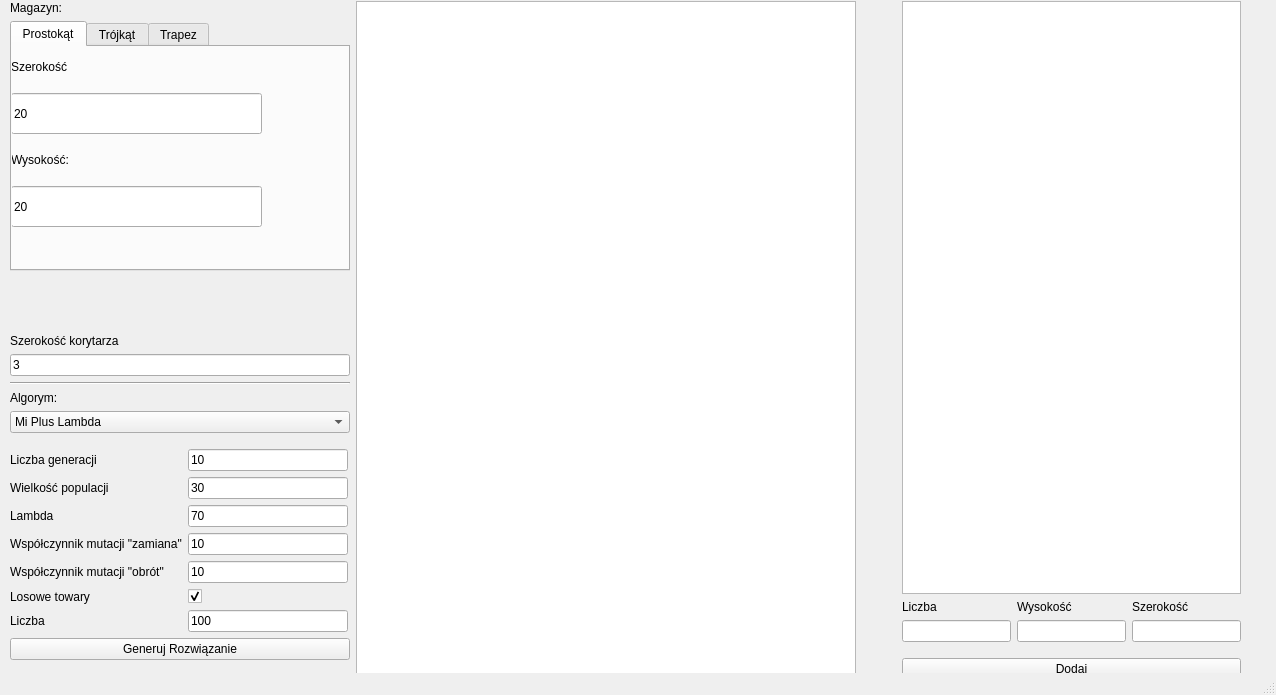
<?xml version="1.0" encoding="UTF-8"?>
<ui version="4.0">
 <class>MainWindow</class>
 <widget class="QMainWindow" name="MainWindow">
  <property name="geometry">
   <rect>
    <x>0</x>
    <y>0</y>
    <width>1276</width>
    <height>695</height>
   </rect>
  </property>
  <property name="windowTitle">
   <string>MainWindow</string>
  </property>
  <widget class="QWidget" name="centralwidget">
   <widget class="QWidget" name="horizontalLayoutWidget">
    <property name="geometry">
     <rect>
      <x>0</x>
      <y>1</y>
      <width>1241</width>
      <height>679</height>
     </rect>
    </property>
    <layout class="QHBoxLayout" name="horizontalLayout">
     <property name="sizeConstraint">
      <enum>QLayout::SetMinAndMaxSize</enum>
     </property>
     <property name="leftMargin">
      <number>10</number>
     </property>
     <item>
      <layout class="QVBoxLayout" name="verticalLayout">
       <item>
        <widget class="QLabel" name="label_17">
         <property name="text">
          <string>Magazyn:</string>
         </property>
        </widget>
       </item>
       <item>
        <widget class="QTabWidget" name="tabWidget">
         <property name="sizePolicy">
          <sizepolicy hsizetype="Minimum" vsizetype="Preferred">
           <horstretch>0</horstretch>
           <verstretch>0</verstretch>
          </sizepolicy>
         </property>
         <property name="minimumSize">
          <size>
           <width>0</width>
           <height>250</height>
          </size>
         </property>
         <property name="currentIndex">
          <number>0</number>
         </property>
         <widget class="QWidget" name="rectangleWarehouseTab">
          <attribute name="title">
           <string>Prostokąt</string>
          </attribute>
          <widget class="QWidget" name="verticalLayoutWidget_2">
           <property name="geometry">
            <rect>
             <x>-1</x>
             <y>-1</y>
             <width>251</width>
             <height>181</height>
            </rect>
           </property>
           <layout class="QVBoxLayout" name="verticalLayout_3">
            <item>
             <widget class="QLabel" name="label_11">
              <property name="sizePolicy">
               <sizepolicy hsizetype="Minimum" vsizetype="Minimum">
                <horstretch>0</horstretch>
                <verstretch>0</verstretch>
               </sizepolicy>
              </property>
              <property name="text">
               <string>Szerokość</string>
              </property>
             </widget>
            </item>
            <item>
             <widget class="QLineEdit" name="rectangleWarehouseWidthForm">
              <property name="sizePolicy">
               <sizepolicy hsizetype="Expanding" vsizetype="Minimum">
                <horstretch>0</horstretch>
                <verstretch>0</verstretch>
               </sizepolicy>
              </property>
              <property name="text">
               <string>20</string>
              </property>
             </widget>
            </item>
            <item>
             <widget class="QLabel" name="label_8">
              <property name="sizePolicy">
               <sizepolicy hsizetype="Minimum" vsizetype="Minimum">
                <horstretch>0</horstretch>
                <verstretch>0</verstretch>
               </sizepolicy>
              </property>
              <property name="text">
               <string>Wysokość:</string>
              </property>
             </widget>
            </item>
            <item>
             <widget class="QLineEdit" name="rectangleWarehouseHeightForm">
              <property name="sizePolicy">
               <sizepolicy hsizetype="Expanding" vsizetype="Minimum">
                <horstretch>0</horstretch>
                <verstretch>0</verstretch>
               </sizepolicy>
              </property>
              <property name="text">
               <string>20</string>
              </property>
             </widget>
            </item>
           </layout>
          </widget>
         </widget>
         <widget class="QWidget" name="triangleWarehouseTab">
          <attribute name="title">
           <string>Trójkąt</string>
          </attribute>
          <widget class="QWidget" name="verticalLayoutWidget_3">
           <property name="geometry">
            <rect>
             <x>0</x>
             <y>0</y>
             <width>251</width>
             <height>181</height>
            </rect>
           </property>
           <layout class="QVBoxLayout" name="verticalLayout_4">
            <item>
             <widget class="QLabel" name="label_12">
              <property name="text">
               <string>Lewa krawędź parametr a</string>
              </property>
             </widget>
            </item>
            <item>
             <widget class="QLineEdit" name="triangleWarehouseLeftLegAForm"/>
            </item>
            <item>
             <widget class="QLabel" name="label_13">
              <property name="text">
               <string>Prawa krawędź parametr a</string>
              </property>
             </widget>
            </item>
            <item>
             <widget class="QLineEdit" name="triangleWarehouseRightLegAForm"/>
            </item>
            <item>
             <widget class="QLabel" name="label_9">
              <property name="text">
               <string>Prawa krawędź parametr b</string>
              </property>
             </widget>
            </item>
            <item>
             <widget class="QLineEdit" name="triangleWarehouseRightLegBForm"/>
            </item>
           </layout>
          </widget>
         </widget>
         <widget class="QWidget" name="rhombusWarehouseTab">
          <attribute name="title">
           <string>Trapez</string>
          </attribute>
          <widget class="QWidget" name="verticalLayoutWidget_4">
           <property name="geometry">
            <rect>
             <x>0</x>
             <y>0</y>
             <width>211</width>
             <height>211</height>
            </rect>
           </property>
           <layout class="QVBoxLayout" name="verticalLayout_5">
            <item>
             <widget class="QLabel" name="label_10">
              <property name="sizePolicy">
               <sizepolicy hsizetype="Preferred" vsizetype="Preferred">
                <horstretch>0</horstretch>
                <verstretch>0</verstretch>
               </sizepolicy>
              </property>
              <property name="text">
               <string>Lewa krawędź parametr a</string>
              </property>
             </widget>
            </item>
            <item>
             <widget class="QLineEdit" name="rhombusWarehouseLeftLegAForm">
              <property name="sizePolicy">
               <sizepolicy hsizetype="Expanding" vsizetype="Preferred">
                <horstretch>0</horstretch>
                <verstretch>0</verstretch>
               </sizepolicy>
              </property>
              <property name="text">
               <string>2</string>
              </property>
             </widget>
            </item>
            <item>
             <widget class="QLabel" name="label_14">
              <property name="sizePolicy">
               <sizepolicy hsizetype="Preferred" vsizetype="Preferred">
                <horstretch>0</horstretch>
                <verstretch>0</verstretch>
               </sizepolicy>
              </property>
              <property name="text">
               <string>Prawa krawędź parametr a</string>
              </property>
             </widget>
            </item>
            <item>
             <widget class="QLineEdit" name="rhombusWarehouseRightLegAForm">
              <property name="sizePolicy">
               <sizepolicy hsizetype="Expanding" vsizetype="Preferred">
                <horstretch>0</horstretch>
                <verstretch>0</verstretch>
               </sizepolicy>
              </property>
              <property name="text">
               <string>-1</string>
              </property>
             </widget>
            </item>
            <item>
             <widget class="QLabel" name="label_16">
              <property name="sizePolicy">
               <sizepolicy hsizetype="Preferred" vsizetype="Preferred">
                <horstretch>0</horstretch>
                <verstretch>0</verstretch>
               </sizepolicy>
              </property>
              <property name="text">
               <string>Prawa krawędź parametr b</string>
              </property>
             </widget>
            </item>
            <item>
             <widget class="QLineEdit" name="rhombusWarehouseRightLegBForm">
              <property name="sizePolicy">
               <sizepolicy hsizetype="Expanding" vsizetype="Preferred">
                <horstretch>0</horstretch>
                <verstretch>0</verstretch>
               </sizepolicy>
              </property>
              <property name="text">
               <string>30</string>
              </property>
             </widget>
            </item>
            <item>
             <widget class="QLabel" name="label_15">
              <property name="sizePolicy">
               <sizepolicy hsizetype="Preferred" vsizetype="Preferred">
                <horstretch>0</horstretch>
                <verstretch>0</verstretch>
               </sizepolicy>
              </property>
              <property name="text">
               <string>Wysokość:</string>
              </property>
             </widget>
            </item>
            <item>
             <widget class="QLineEdit" name="rhombusWarehouseheightForm">
              <property name="sizePolicy">
               <sizepolicy hsizetype="Expanding" vsizetype="Preferred">
                <horstretch>0</horstretch>
                <verstretch>0</verstretch>
               </sizepolicy>
              </property>
              <property name="text">
               <string>25</string>
              </property>
             </widget>
            </item>
           </layout>
          </widget>
         </widget>
        </widget>
       </item>
       <item>
        <spacer name="verticalSpacer">
         <property name="orientation">
          <enum>Qt::Vertical</enum>
         </property>
         <property name="sizeHint" stdset="0">
          <size>
           <width>20</width>
           <height>40</height>
          </size>
         </property>
        </spacer>
       </item>
       <item>
        <widget class="QLabel" name="label_2">
         <property name="text">
          <string>Szerokość korytarza</string>
         </property>
        </widget>
       </item>
       <item>
        <widget class="QLineEdit" name="warehouseHallwayWidthForm">
         <property name="text">
          <string>3</string>
         </property>
        </widget>
       </item>
       <item>
        <widget class="Line" name="line">
         <property name="orientation">
          <enum>Qt::Horizontal</enum>
         </property>
        </widget>
       </item>
       <item>
        <widget class="QLabel" name="label">
         <property name="text">
          <string>Algorym:</string>
         </property>
        </widget>
       </item>
       <item>
        <widget class="QComboBox" name="algorithmSelectionComboBox">
         <item>
          <property name="text">
           <string>Mi Plus Lambda</string>
          </property>
         </item>
         <item>
          <property name="text">
           <string>Mi, Lambda</string>
          </property>
         </item>
        </widget>
       </item>
       <item>
        <layout class="QFormLayout" name="formLayout">
         <property name="topMargin">
          <number>10</number>
         </property>
         <property name="rightMargin">
          <number>2</number>
         </property>
         <item row="0" column="0">
          <widget class="QLabel" name="label_3">
           <property name="text">
            <string>Liczba generacji</string>
           </property>
          </widget>
         </item>
         <item row="1" column="0">
          <widget class="QLabel" name="label_4">
           <property name="text">
            <string>Wielkość populacji</string>
           </property>
          </widget>
         </item>
         <item row="2" column="0">
          <widget class="QLabel" name="label_18">
           <property name="text">
            <string>Lambda</string>
           </property>
          </widget>
         </item>
         <item row="3" column="0">
          <widget class="QLabel" name="label_19">
           <property name="text">
            <string>Współczynnik mutacji &quot;zamiana&quot;</string>
           </property>
          </widget>
         </item>
         <item row="4" column="0">
          <widget class="QLabel" name="label_20">
           <property name="text">
            <string>Współczynnik mutacji &quot;obrót&quot;</string>
           </property>
          </widget>
         </item>
         <item row="5" column="0">
          <widget class="QLabel" name="label_21">
           <property name="text">
            <string>Losowe towary</string>
           </property>
          </widget>
         </item>
         <item row="5" column="1">
          <widget class="QCheckBox" name="isRandomWaresSetForm">
           <property name="text">
            <string/>
           </property>
           <property name="checked">
            <bool>true</bool>
           </property>
          </widget>
         </item>
         <item row="6" column="0">
          <widget class="QLabel" name="label_22">
           <property name="text">
            <string>Liczba</string>
           </property>
          </widget>
         </item>
         <item row="0" column="1">
          <widget class="QLineEdit" name="generationCountForm">
           <property name="text">
            <string>10</string>
           </property>
          </widget>
         </item>
         <item row="1" column="1">
          <widget class="QLineEdit" name="populationSizeForm">
           <property name="text">
            <string>30</string>
           </property>
          </widget>
         </item>
         <item row="2" column="1">
          <widget class="QLineEdit" name="lambdaForm">
           <property name="text">
            <string>70</string>
           </property>
          </widget>
         </item>
         <item row="3" column="1">
          <widget class="QLineEdit" name="mutateBySwapRateForm">
           <property name="text">
            <string>10</string>
           </property>
          </widget>
         </item>
         <item row="4" column="1">
          <widget class="QLineEdit" name="mutateByRotationRateForm">
           <property name="text">
            <string>10</string>
           </property>
          </widget>
         </item>
         <item row="6" column="1">
          <widget class="QLineEdit" name="randomWaresSetCount">
           <property name="text">
            <string>100</string>
           </property>
          </widget>
         </item>
        </layout>
       </item>
       <item>
        <widget class="QPushButton" name="generateButton">
         <property name="text">
          <string>Generuj Rozwiązanie</string>
         </property>
        </widget>
       </item>
       <item>
        <widget class="QLabel" name="resultLabel">
         <property name="text">
          <string/>
         </property>
        </widget>
       </item>
      </layout>
     </item>
     <item>
      <widget class="QGraphicsView" name="graphicsView">
       <property name="sizePolicy">
        <sizepolicy hsizetype="Expanding" vsizetype="Expanding">
         <horstretch>0</horstretch>
         <verstretch>0</verstretch>
        </sizepolicy>
       </property>
       <property name="minimumSize">
        <size>
         <width>500</width>
         <height>0</height>
        </size>
       </property>
       <property name="backgroundBrush">
        <brush brushstyle="NoBrush">
         <color alpha="255">
          <red>0</red>
          <green>0</green>
          <blue>0</blue>
         </color>
        </brush>
       </property>
      </widget>
     </item>
     <item>
      <spacer name="horizontalSpacer_2">
       <property name="orientation">
        <enum>Qt::Horizontal</enum>
       </property>
       <property name="sizeType">
        <enum>QSizePolicy::Fixed</enum>
       </property>
       <property name="sizeHint" stdset="0">
        <size>
         <width>40</width>
         <height>20</height>
        </size>
       </property>
      </spacer>
     </item>
     <item>
      <layout class="QVBoxLayout" name="verticalLayout_2">
       <item>
        <widget class="QTableWidget" name="tableWidget">
         <property name="sizePolicy">
          <sizepolicy hsizetype="Preferred" vsizetype="Expanding">
           <horstretch>0</horstretch>
           <verstretch>0</verstretch>
          </sizepolicy>
         </property>
        </widget>
       </item>
       <item>
        <layout class="QGridLayout" name="gridLayout">
         <property name="bottomMargin">
          <number>10</number>
         </property>
         <item row="1" column="1">
          <widget class="QLineEdit" name="wareHeightForm"/>
         </item>
         <item row="1" column="0">
          <widget class="QLineEdit" name="waresCountForm"/>
         </item>
         <item row="0" column="1">
          <widget class="QLabel" name="label_7">
           <property name="sizePolicy">
            <sizepolicy hsizetype="Preferred" vsizetype="Minimum">
             <horstretch>0</horstretch>
             <verstretch>0</verstretch>
            </sizepolicy>
           </property>
           <property name="text">
            <string>Wysokość</string>
           </property>
          </widget>
         </item>
         <item row="0" column="0">
          <widget class="QLabel" name="label_6">
           <property name="sizePolicy">
            <sizepolicy hsizetype="Preferred" vsizetype="Minimum">
             <horstretch>0</horstretch>
             <verstretch>0</verstretch>
            </sizepolicy>
           </property>
           <property name="text">
            <string>Liczba</string>
           </property>
          </widget>
         </item>
         <item row="1" column="2">
          <widget class="QLineEdit" name="wareWidthForm"/>
         </item>
         <item row="0" column="2">
          <widget class="QLabel" name="label_5">
           <property name="sizePolicy">
            <sizepolicy hsizetype="Preferred" vsizetype="Minimum">
             <horstretch>0</horstretch>
             <verstretch>0</verstretch>
            </sizepolicy>
           </property>
           <property name="text">
            <string>Szerokość</string>
           </property>
          </widget>
         </item>
        </layout>
       </item>
       <item>
        <widget class="QPushButton" name="pushButton_3">
         <property name="text">
          <string>Dodaj</string>
         </property>
        </widget>
       </item>
      </layout>
     </item>
    </layout>
   </widget>
  </widget>
  <widget class="QMenuBar" name="menubar">
   <property name="geometry">
    <rect>
     <x>0</x>
     <y>0</y>
     <width>1276</width>
     <height>25</height>
    </rect>
   </property>
  </widget>
  <widget class="QStatusBar" name="statusbar"/>
 </widget>
 <resources/>
 <connections/>
</ui>
